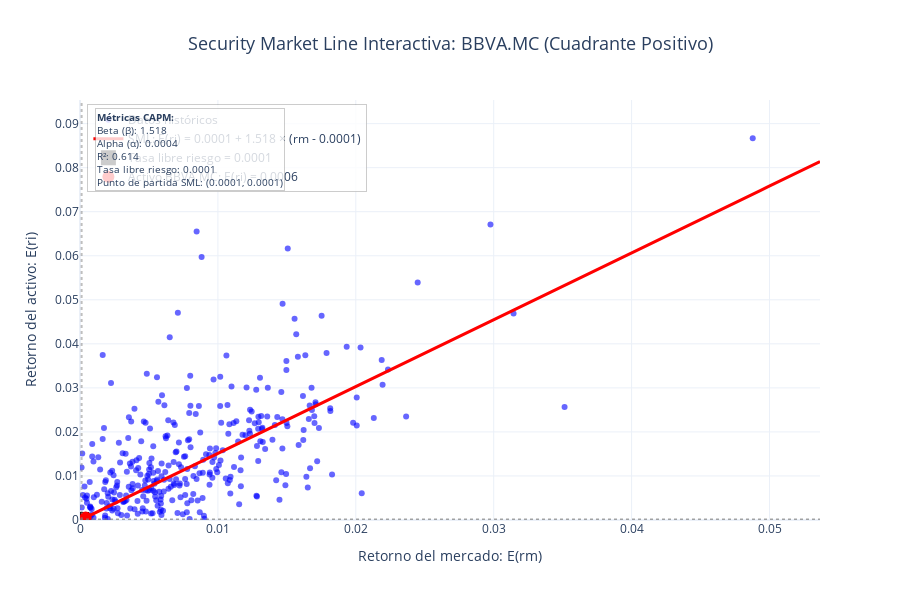

The notebook cell this image was saved under:
### Code cell
### 8b. Visualización CAPM Interactiva (Plotly) - Solo valores positivos

# Crear figura interactiva
fig = go.Figure()

# Convertir excesos a retornos absolutos para mostrar solo valores positivos
retorno_mercado_abs = exceso_mercado + rf_daily
retorno_activo_abs = exceso_activo + rf_daily

# Filtrar solo valores positivos
mask_positivos = (retorno_mercado_abs > 0) & (retorno_activo_abs > 0)
retorno_mercado_pos = retorno_mercado_abs[mask_positivos]
retorno_activo_pos = retorno_activo_abs[mask_positivos]

# Datos reales (scatter plot) - solo valores positivos
fig.add_trace(go.Scatter(
    x=retorno_mercado_pos,
    y=retorno_activo_pos,
    mode='markers',
    name='Datos históricos',
    marker=dict(
        color='blue',
        size=6,
        opacity=0.6
    ),
    hovertemplate='<b>Retorno IBEX</b>: %{x:.4f}<br><b>Retorno ' + ticker_activo + '</b>: %{y:.4f}<extra></extra>'
))

# Rango para las líneas - desde 0 hasta máximo valor positivo
x_range = np.linspace(0, retorno_mercado_pos.max() * 1.1, 100)

# Security Market Line (SML) - desde tasa libre de riesgo
y_sml = rf_daily + beta * (x_range - rf_daily)
fig.add_trace(go.Scatter(
    x=x_range,
    y=y_sml,
    mode='lines',
    name=f'SML: E(ri) = {rf_daily:.4f} + {beta:.3f} × (rm - {rf_daily:.4f})',
    line=dict(color='red', width=3),
    hovertemplate='<b>Security Market Line</b><br>Retorno mercado: %{x:.4f}<br>Retorno esperado: %{y:.4f}<extra></extra>'
))

# Punto de tasa libre de riesgo (cuando rm = rf, ri = rf)
fig.add_trace(go.Scatter(
    x=[rf_daily],
    y=[rf_daily],
    mode='markers',
    name=f'Tasa libre riesgo = {rf_daily:.4f}',
    marker=dict(
        color='black',
        size=15,
        symbol='square'
    ),
    hovertemplate='<b>Tasa Libre de Riesgo</b><br>Retorno: %{y:.4f}<extra></extra>'
))

# Punto del activo (con su retorno esperado)
retorno_activo_esperado = rf_daily + beta * (retorno_esperado_mercado - rf_daily)
fig.add_trace(go.Scatter(
    x=[retorno_esperado_mercado],
    y=[retorno_activo_esperado],
    mode='markers',
    name=f'Activo {ticker_activo}: E(ri) = {retorno_activo_esperado:.4f}',
    marker=dict(
        color='red',
        size=12,
        symbol='circle'
    ),
    hovertemplate='<b>Activo ' + ticker_activo + '</b><br>Retorno esperado: %{y:.4f}<extra></extra>'
))

# Líneas de referencia
fig.add_hline(y=rf_daily, line_dash="dot", line_color="gray", opacity=0.7)
fig.add_vline(x=rf_daily, line_dash="dot", line_color="gray", opacity=0.5)

# Configurar layout - solo valores positivos
fig.update_layout(
    title=dict(
        text=f"Security Market Line Interactiva: {ticker_activo} (Cuadrante Positivo)",
        x=0.5,
        font=dict(size=18)
    ),
    xaxis_title="Retorno del mercado: E(rm)",
    yaxis_title="Retorno del activo: E(ri)",
    hovermode='closest',
    width=900,
    height=600,
    template='plotly_white',
    xaxis=dict(range=[0, retorno_mercado_pos.max() * 1.1]),
    yaxis=dict(range=[0, retorno_activo_pos.max() * 1.1]),
    legend=dict(
        yanchor="top",
        y=0.99,
        xanchor="left",
        x=0.01,
        bgcolor='rgba(255,255,255,0.8)',
        bordercolor='rgba(0,0,0,0.2)',
        borderwidth=1
    )
)

# Añadir información del modelo como anotación
fig.add_annotation(
    x=0.02, y=0.98,
    xref="paper", yref="paper",
    text=f"<b>Métricas CAPM:</b><br>" +
         f"Beta (β): {beta:.3f}<br>" +
         f"Alpha (α): {alpha:.4f}<br>" +
         f"R²: {1 - mse/np.var(exceso_activo):.3f}<br>" +
         f"Tasa libre riesgo: {rf_daily:.4f}<br>" +
         f"Punto de partida SML: ({rf_daily:.4f}, {rf_daily:.4f})",
    showarrow=False,
    align="left",
    bgcolor="rgba(255,255,255,0.8)",
    bordercolor="rgba(0,0,0,0.2)",
    borderwidth=1,
    font=dict(size=10)
)

fig.show()

### Figure 1 — Plotly figure (JSON) as saved in the notebook; plotly's stock layout.template omitted (floating-point values rounded to 4 significant figures; data arrays with more than 128 entries replaced by an {"elided": "..."} marker saying what was removed)
{"data": [{"hovertemplate": "<b>Retorno IBEX</b>: %{x:.4f}<br><b>Retorno BBVA.MC</b>: %{y:.4f}<extra></extra>", "marker": {"color": "blue", "opacity": 0.6, "size": 6}, "mode": "markers", "name": "Datos históricos", "type": "scatter", "x": {"elided": "330 float values"}, "y": {"elided": "330 float values"}}, {"hovertemplate": "<b>Security Market Line</b><br>Retorno mercado: %{x:.4f}<br>Retorno esperado: %{y:.4f}<extra></extra>", "line": {"color": "red", "width": 3}, "mode": "lines", "name": "SML: E(ri) = 0.0001 + 1.518 × (rm - 0.0001)", "type": "scatter", "x": [0, 0.000542, 0.001084, 0.001626, 0.002168, 0.00271, 0.003252, 0.003794, 0.004336, 0.004878, 0.00542, 0.005962, 0.006504, 0.007046, 0.007589, 0.008131, 0.008673, 0.009215, 0.009757, 0.0103, 0.01084, 0.01138, 0.01192, 0.01247, 0.01301, 0.01355, 0.01409, 0.01464, 0.01518, 0.01572, 0.01626, 0.0168, 0.01735, 0.01789, 0.01843, 0.01897, 0.01951, 0.02006, 0.0206, 0.02114, 0.02168, 0.02222, 0.02277, 0.02331, 0.02385, 0.02439, 0.02493, 0.02548, 0.02602, 0.02656, 0.0271, 0.02764, 0.02819, 0.02873, 0.02927, 0.02981, 0.03035, 0.0309, 0.03144, 0.03198, 0.03252, 0.03306, 0.03361, 0.03415, 0.03469, 0.03523, 0.03577, 0.03632, 0.03686, 0.0374, 0.03794, 0.03848, 0.03903, 0.03957, 0.04011, 0.04065, 0.04119, 0.04174, 0.04228, 0.04282, 0.04336, 0.04391, 0.04445, 0.04499, 0.04553, 0.04607, 0.04662, 0.04716, 0.0477, 0.04824, 0.04878, 0.04933, 0.04987, 0.05041, 0.05095, 0.05149, 0.05204, 0.05258, 0.05312, 0.05366], "y": [-6.073e-05, 0.0007619, 0.001585, 0.002407, 0.00323, 0.004053, 0.004875, 0.005698, 0.006521, 0.007343, 0.008166, 0.008989, 0.009811, 0.01063, 0.01146, 0.01228, 0.0131, 0.01392, 0.01475, 0.01557, 0.01639, 0.01722, 0.01804, 0.01886, 0.01968, 0.02051, 0.02133, 0.02215, 0.02297, 0.0238, 0.02462, 0.02544, 0.02626, 0.02709, 0.02791, 0.02873, 0.02956, 0.03038, 0.0312, 0.03202, 0.03285, 0.03367, 0.03449, 0.03531, 0.03614, 0.03696, 0.03778, 0.0386, 0.03943, 0.04025, 0.04107, 0.0419, 0.04272, 0.04354, 0.04436, 0.04519, 0.04601, 0.04683, 0.04765, 0.04848, 0.0493, 0.05012, 0.05094, 0.05177, 0.05259, 0.05341, 0.05424, 0.05506, 0.05588, 0.0567, 0.05753, 0.05835, 0.05917, 0.05999, 0.06082, 0.06164, 0.06246, 0.06328, 0.06411, 0.06493, 0.06575, 0.06658, 0.0674, 0.06822, 0.06904, 0.06987, 0.07069, 0.07151, 0.07233, 0.07316, 0.07398, 0.0748, 0.07562, 0.07645, 0.07727, 0.07809, 0.07892, 0.07974, 0.08056, 0.08138]}, {"hovertemplate": "<b>Tasa Libre de Riesgo</b><br>Retorno: %{y:.4f}<extra></extra>", "marker": {"color": "black", "size": 15, "symbol": "square"}, "mode": "markers", "name": "Tasa libre riesgo = 0.0001", "type": "scatter", "x": [0.0001173], "y": [0.0001173]}, {"hovertemplate": "<b>Activo BBVA.MC</b><br>Retorno esperado: %{y:.4f}<extra></extra>", "marker": {"color": "red", "size": 12, "symbol": "circle"}, "mode": "markers", "name": "Activo BBVA.MC: E(ri) = 0.0006", "type": "scatter", "x": [0.0004088], "y": [0.0005597]}], "layout": {"annotations": [{"align": "left", "bgcolor": "rgba(255,255,255,0.8)", "bordercolor": "rgba(0,0,0,0.2)", "borderwidth": 1, "font": {"size": 10}, "showarrow": false, "text": "<b>Métricas CAPM:</b><br>Beta (β): 1.518<br>Alpha (α): 0.0004<br>R²: 0.614<br>Tasa libre riesgo: 0.0001<br>Punto de partida SML: (0.0001, 0.0001)", "x": 0.02, "xref": "paper", "y": 0.98, "yref": "paper"}], "height": 600, "hovermode": "closest", "legend": {"bgcolor": "rgba(255,255,255,0.8)", "bordercolor": "rgba(0,0,0,0.2)", "borderwidth": 1, "x": 0.01, "xanchor": "left", "y": 0.99, "yanchor": "top"}, "shapes": [{"line": {"color": "gray", "dash": "dot"}, "opacity": 0.7, "type": "line", "x0": 0, "x1": 1, "xref": "x domain", "y0": 0.0001173, "y1": 0.0001173, "yref": "y"}, {"line": {"color": "gray", "dash": "dot"}, "opacity": 0.5, "type": "line", "x0": 0.0001173, "x1": 0.0001173, "xref": "x", "y0": 0, "y1": 1, "yref": "y domain"}], "title": {"font": {"size": 18}, "text": "Security Market Line Interactiva: BBVA.MC (Cuadrante Positivo)", "x": 0.5}, "width": 900, "xaxis": {"range": [0, 0.05366], "title": {"text": "Retorno del mercado: E(rm)"}}, "yaxis": {"range": [0, 0.09537], "title": {"text": "Retorno del activo: E(ri)"}}}}
